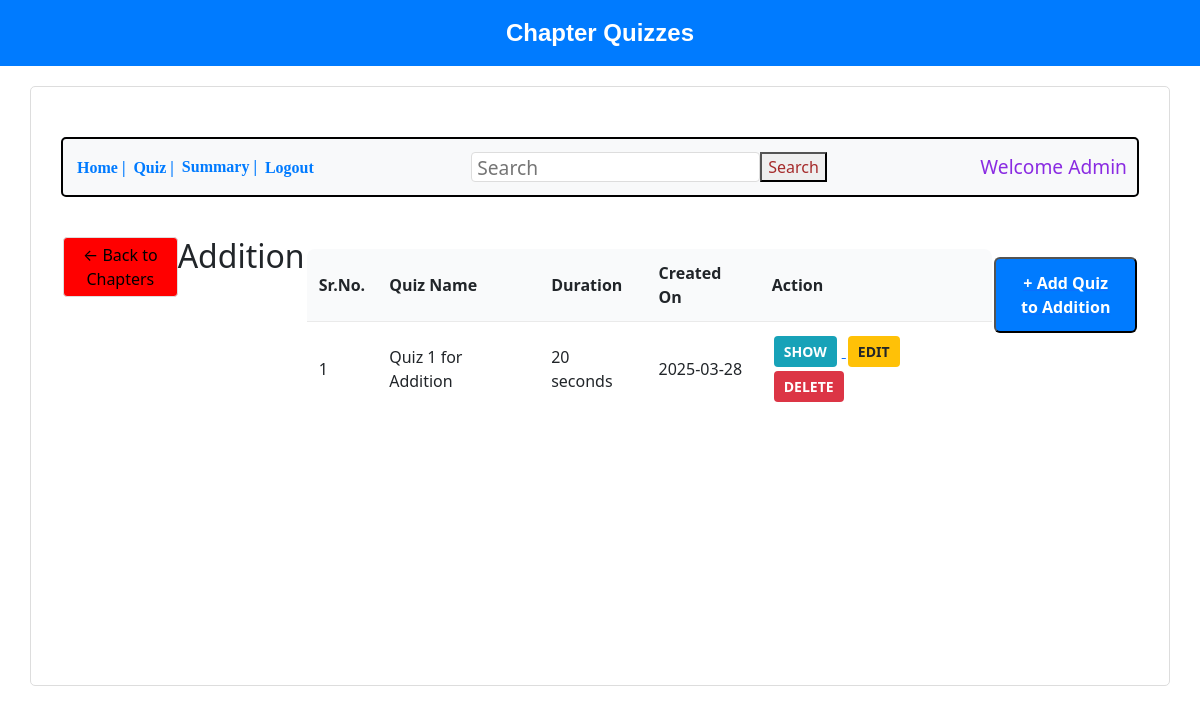
Screenshot of /show_quiz/1/4 with the database file from the repository.
### backend/models.py (models this page shows, shortened)
class Chapter(db.Model):
    __tablename__ = "chapters"
    id = db.Column(db.Integer, primary_key=True)
    name = db.Column(db.String, nullable=False)
    desc = db.Column(db.String, nullable=False)
    subject_id = db.Column(db.Integer, db.ForeignKey('subjects.id'), nullable=False)
    questions = db.relationship('Question', backref='chapter', lazy='dynamic')

class Quiz(db.Model):
    __tablename__ = "quizzes"
    id = db.Column(db.Integer, primary_key=True)
    title = db.Column(db.String, nullable=False)
    subject_id = db.Column(db.Integer, db.ForeignKey("subjects.id"), nullable=False)
    chapter_id = db.Column(db.Integer, db.ForeignKey("chapters.id"), nullable=False)
    duration = db.Column(db.String, nullable=False)  # Store as string (e.g., "00:10")
    created_by_id = db.Column(db.Integer, db.ForeignKey("user_info.id"), nullable=False)
    is_active = db.Column(db.Boolean, default=True)
    created_at = db.Column(db.String, nullable=False, default=datetime.now().strftime("%Y-%m-%d"))
    subject = db.relationship("Subject", backref="quizzes")
    chapter = db.relationship("Chapter", backref="quizzes")
    created_by = db.relationship("User", backref="quizzes_created")

### backend/controllers.py (the view)
@app.route("/show_quiz/<int:subject_id>/<int:chapter_id>")
def show_quizzes(subject_id, chapter_id):
    subject = Subject.query.get_or_404(subject_id)
    chapter = Chapter.query.get_or_404(chapter_id)
    email = request.args.get('email')
    user = User.query.filter_by(email=email).first()
    name = user.full_name if user else "Admin"
    quizzes = Quiz.query.filter_by(chapter_id=chapter_id).all()
    return render_template("show_quiz.html", subject=subject, chapter=chapter, quizzes=quizzes, name=name)

### templates/show_quiz.html (shortened to what this page needs)
<!DOCTYPE html>
<html lang="en">
<head>
    <link rel="stylesheet" href="/static/style.css">
    <link rel="stylesheet" href="https://cdnjs.cloudflare.com/ajax/libs/bootstrap/5.3.2/css/bootstrap.min.css">
</head>
<body>
    <div class="header2">Chapter Quizzes</div>
    <div class="bordertime">
        <div class="button-container">
            <a href="/admin_dash"><button class="nav-button">Home |</button></a>
            <a href="/quiz-mgmt"><button class="nav-button">Quiz |</button></a>
            <button class="nav-button">Summary |</button>
            <a href="/login"><button class="nav-button">Logout</button></a>
            <input class="search" type="search" placeholder="Search">
            <button class="searching">Search</button>
            <h4 class="text">Welcome {{ name }}</h4>
        </div>
        <div class="container">
            <a href="{{ url_for('show_chapters', subject_id=subject.id) }}">
                <button class="back-btn">← Back to Chapters</button>
            </a>
            <h2>{{ chapter.name }}</h2>
            {% if quizzes %}
            <table class="quiz-table">
                <thead>
                    <tr>
                        <th>Sr.No.</th>
                        <th>Quiz Name</th>
                        <th>Duration</th>
                        <th>Created On</th>
                        <th>Action</th>
                    </tr>
                </thead>
                <tbody>
                    {% for quiz in quizzes %}
                    <tr>
                        <td>{{ loop.index }}</td>
                        <td>{{ quiz.title }}</td>
                        <td>{{ quiz.duration }} seconds</td>
                        <td>{{ quiz.created_at }}</td>
                        <td>
                            <a href="{{ url_for('manage_questions', quiz_id=quiz.id) }}">
                                <button class="action-btn view-btn">SHOW</button>
                            </a>
                            <button class="action-btn edit-btn" data-bs-toggle="modal"
                                data-bs-target="#editQuizModal"
                                data-quiz-id="{{ quiz.id }}" data-quiz-title="{{ quiz.title }}"
                                data-quiz-duration="{{ quiz.duration }}"
                                data-quiz-active="{{ 'True' if quiz.is_active else 'False' }}">
                                EDIT
                            </button>
                            <a href="{{ url_for('delete_quiz', quiz_id=quiz.id) }}"
                                onclick="return confirm('Are you sure?')">
                                <button class="action-btn delete-btn">DELETE</button>
                            </a>
                        </td>
                    </tr>
                    {% endfor %}
                </tbody>
            </table>
            {% else %}
            <div class="no-quizzes">
                <h3>No Quizzes available for this chapter</h3>
                <p>Click the button below to add a new quiz.</p>
            </div>
            {% endif %}
            <a href="{{ url_for('new_quiz', subject_id=subject.id, chapter_id=chapter.id) }}">
                <button class="add-quiz-btn">+ Add Quiz to {{ chapter.name }}</button>
            </a>
        </div>
    </div>
</body>
</html>

### static/style.css (style rules this page uses)
.container { display: flex; justify-content: space-around; }
table { width: 100%; border-collapse: collapse; }
th, td { text-align: left; padding: 8px; }
th { font-weight: bold; text-align: center; }
.bordertime { border: 2px solid black; border-radius: 20px; height: 600px; }
.button-container { padding-left: 20px; display: flex; align-items: center; border: 2px solid black; height: 60px; border-radius: 10px; border-radius: 20px; margin-top: 30px; margin-left: 10px; margin-right: 10px; }
.nav-button { background-color: transparent; text-align: center; display: inline-block; font-size: 16px; cursor: pointer; margin: 0%; padding: 0px 4px; border: none; color: green; font-family: cursive; }
.search { font-size: larger; margin-left: 200px; padding: 0px 50px; height: 30px; }
.searching { height: 30px; color: brown; }
.text { margin-left: 300px; font-size: larger; color: blueviolet; }
.bordertime { border: 1px solid #ddd; padding: 20px; border-radius: 5px; margin: 20px auto; width: 95%; }
.header2 { background-color: #007bff; color: white; text-align: center; padding: 15px; font-size: 24px; font-weight: bold; }
.button-container { display: flex; align-items: center; margin-bottom: 20px; padding: 10px; background-color: #f8f9fa; border-radius: 5px; }
.nav-button { background: none; border: none; color: #007bff; cursor: pointer; font-weight: bold; }
.back-btn { margin-bottom: 20px; padding: 5px 15px; background-color: red; border: 1px solid #ddd; border-radius: 4px; cursor: pointer; }
.text { margin-left: auto; margin-bottom: 0; }
.search { margin-left: auto; padding: 5px; border-radius: 4px; border: 1px solid #ddd; }
.action-btn { margin: 2px; padding: 6px 12px; border: none; border-radius: 4px; cursor: pointer; }
.edit-btn { background-color: #ffc107; color: black; }
.delete-btn { background-color: #dc3545; color: white; }
body { font-family: 'Segoe UI', Tahoma, Geneva, Verdana, sans-serif; background-color: #f4f6f8; color: #333; margin: 0; padding: 0; }
h1, h2, h3 { color: #222; }
a { text-decoration: none; color: #007bff; }
.header2 { padding: 20px; background-color: white; color: black; text-align: center; font-size: xx-large; font-family: Verdana, Geneva, Tahoma, sans-serif; }
.container { max-width: 900px; margin: 20px auto; background: white; padding: 20px; border-radius: 8px; }
.quiz-table { width: 100%; border-collapse: collapse; background-color: #ffffff; }
.quiz-table th, .quiz-table td { padding: 12px; border-bottom: 1px solid #eaeaea; }
.quiz-table th { background-color: #f9fafb; font-weight: bold; }
.action-btn { padding: 6px 12px; border-radius: 5px; font-size: 14px; cursor: pointer; }
.edit-btn { background-color: #ffc107; color: #000; }
.delete-btn { background-color: #dc3545; color: #fff; }
.view-btn { background-color: #17a2b8; color: #fff; }
.add-quiz-btn { background-color: #007bff; color: white; padding: 12px 20px; border-radius: 6px; font-size: 16px; font-weight: bold; display: block; margin: 20px auto; }
.action-btn { padding: 5px 10px; border: none; border-radius: 4px; cursor: pointer; margin-right: 5px; font-weight: bold; }
.edit-btn { background-color: #ffc107; color: #212529; }
table { margin-top: 10px; width: 100%; border-collapse: collapse; border: 2px solid black; border-radius: 10px; overflow: hidden; }
th, td { padding: 10px; text-align: left; }
body { font-family: Arial, sans-serif; text-align: center; background-color: #f8f8f8; }

### rows the page displays
Chapter: name "Addition"
Quiz: title "Quiz 1 for Addition", duration "20", created_at "2025-03-28"

### other values shown
{{ name }} "Admin"
